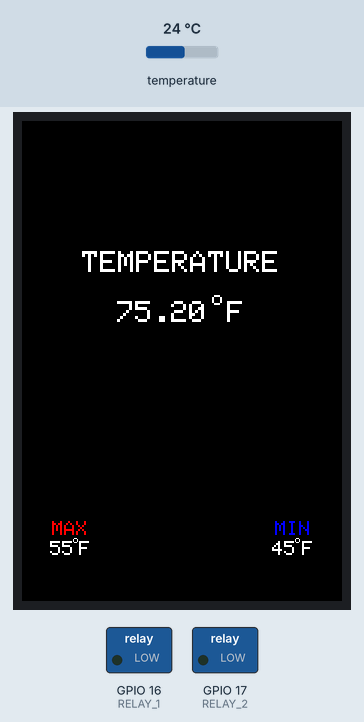
A sketch run on a simulated ESP32. On the bench: 320×480 colour display, switched loads named in the sketch (green lamp = pin HIGH). Inputs (shaded band) come from the test bench; at power-on: temperature 24 °C. WiFi joins after 1.5 s; servers stay silent unless stated; what the sketch prints to the serial monitor is not drawn.

Above: at 3.0 s.
3.1 s: temperature set to 29.6 °C
At 4.0 s:
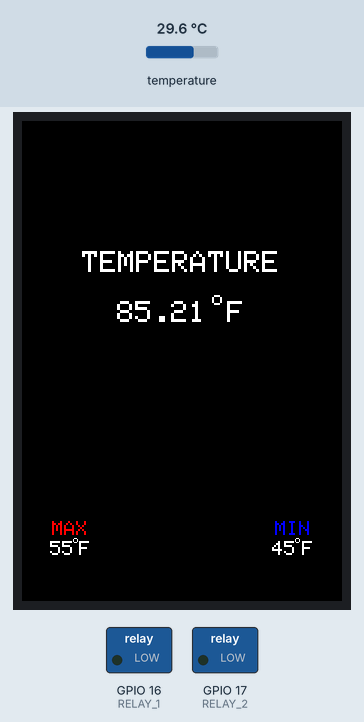
4.9 s: temperature set to 30.9 °C
At 5.6 s:
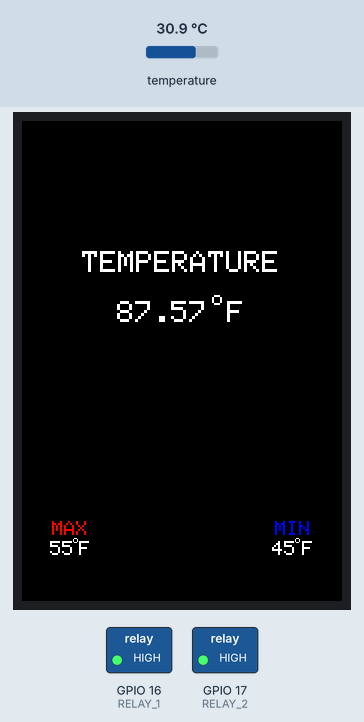
6.4 s: temperature set to 27.7 °C
At 7.2 s:
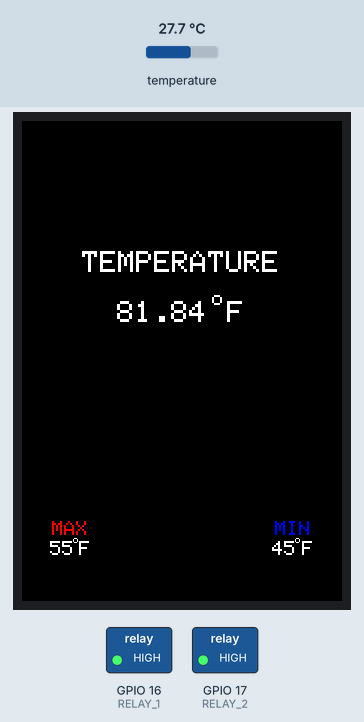
7.9 s: temperature set to 26.4 °C
At 8.7 s:
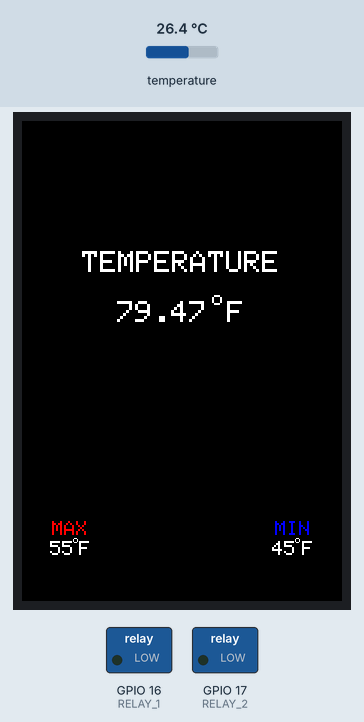
Timing chart, 0 to 10.5 s (numbered marks = the images above; inputs shaded):
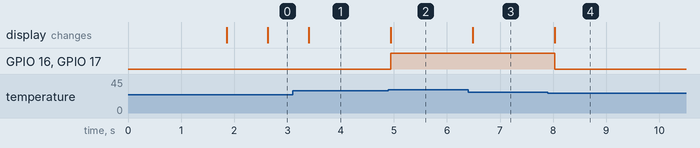

The sketch:

Cooler_Relay_IOT.ino
```cpp
#include <OneWire.h>
#include <DallasTemperature.h>
#include <SPI.h>
#include <TFT_eSPI.h>

#include <WiFi.h>
#include <WiFiClient.h>
#include <HTTPClient.h>
#include <WebServer.h>
#include <ESPmDNS.h>

// Ip for cooling system ESP: 172.20.10.5

const char* ssid1 = "AnandJ01";
const char* password = "midzooduncan";

#define EAP_IDENTITY "anand.jasti@student.csulb.edu" //if connecting from another corporation, use identity@organisation.domain in Eduroam
#define EAP_USERNAME "anand.jasti@student.csulb.edu" //oftentimes just a repeat of the identity
#define EAP_PASSWORD "s<uw$uNkHsCZ4;a" //your Eduroam password
const char* ssid = "eduroam"; // Eduroam SSID
int counter = 0;

WebServer server(80);

void handleRoot() {
  server.send(200, "text/plain", "hello from esp32!");
}

void handleNotFound() {
  // digitalWrite(led, 1);
  String message = "File Not Found\n\n";
  message += "URI: ";
  message += server.uri();
  message += "\nMethod: ";
  message += (server.method() == HTTP_GET) ? "GET" : "POST";
  message += "\nArguments: ";
  message += server.args();
  message += "\n";
  for (uint8_t i = 0; i < server.args(); i++) {
    message += " " + server.argName(i) + ": " + server.arg(i) + "\n";
  }
  server.send(404, "text/plain", message);
  // digitalWrite(led, 0);
}


// //These are color schemes for the ring meter.
// #define RED2RED 0
// #define GREEN2GREEN 1
// #define BLUE2BLUE 2
// #define BLUE2RED 3
// #define GREEN2RED 4
// #define RED2GREEN 5

// // Bit color for grey (does not exist with TFT)
// #define TFT_GREY  0x2104

//Defining GPIO ports for the 4-channel relay and the temperature sensor
#define RELAY_1     16
#define RELAY_2     17
#define RELAY_3     16
#define RELAY_4     17
#define SENSOR_PIN  21

OneWire oneWire(SENSOR_PIN);
DallasTemperature DS18B20(&oneWire);

//Variables for temperature F/C
float tempC;
float tempF;
float prevTemp;

//Temp variables roughly for 45-55 degrees F
int temphigh= 30;
int templow = 27;


//boolean range_error = 0;

TFT_eSPI tft = TFT_eSPI();
void setup() {
  Serial.begin(9600); // initialize serial
  DS18B20.begin();    // initialize the DS18B20 sensor

  WiFi.disconnect(true);  //disconnect form wifi to set new wifi connection
  WiFi.mode(WIFI_STA); //init wifi mode

  // Example1 (most common): a cert-file-free eduroam with PEAP (or TTLS)
  // WiFi.begin(ssid, WPA2_AUTH_PEAP, EAP_IDENTITY, EAP_USERNAME, EAP_PASSWORD);

  WiFi.begin(ssid1,password);

  while (WiFi.status() != WL_CONNECTED) {
    delay(500);
    Serial.print(".");
    counter++;
    if(counter>=60){ //after 30 seconds timeout - reset board
      ESP.restart();
    }
  }
  Serial.println("");
  Serial.println("WiFi connected");
  Serial.println("IP address set: ");
  Serial.println(WiFi.localIP()); //print LAN IP

  if (MDNS.begin("esp32")) {
    Serial.println("MDNS responder started");
  }

  server.on("/", handleRoot);

  server.on("/coolerTemperature", [](){
    server.send(200,"text/plain",String(tempF));
  });

  // server.onNotFound(handleNotFound);

  server.begin();
  Serial.println("HTTP server started");

  //Setting the pins for the relay as output pins
  pinMode(RELAY_1, OUTPUT);
  pinMode(RELAY_2, OUTPUT);

  //Draws and positions the label for 'TEMPERATURE'
  tft.init();
  tft.setTextSize(2);
  tft.fillScreen(TFT_BLACK);
  TextPrint("TEMPERATURE", TFT_WHITE, 60, 130, 3);

  //Displays the static value of the max temp (55 F)
  TextPrint("MAX", TFT_RED, 30, 400, 2);
  TextPrint("55", TFT_WHITE, 28, 420, 2);
  TextPrint("o", TFT_WHITE, 51, 415, 1);
  TextPrint("F", TFT_WHITE, 57, 420, 2);

  //Displays the static value of the min temp (45 F)
  TextPrint("MIN", TFT_BLUE, 253, 400, 2);
  TextPrint("45", TFT_WHITE, 250, 420, 2);
  TextPrint("o", TFT_WHITE, 273, 415, 1);
  TextPrint("F", TFT_WHITE, 280, 420, 2);

  //Shuts down 4-channel relay when board starts up
  digitalWrite(RELAY_1, LOW);
  digitalWrite(RELAY_2, LOW);
  digitalWrite(RELAY_3, LOW);
  digitalWrite(RELAY_4, LOW);
}

void loop() {

  if(WiFi.status() != WL_CONNECTED){
    WiFi.begin(ssid1);
  }
  counter = 0;
  while (WiFi.status() != WL_CONNECTED) { //during lost connection, print dots
    delay(500);
    Serial.print(".");
    counter++;
    if(counter>=60){ //30 seconds timeout - reset board
    ESP.restart();
    }
  }
  server.handleClient();

  // Command to grab value from temperature sensor
  DS18B20.requestTemperatures();
  tempC = DS18B20.getTempCByIndex(0);

  //Converting Celsius to Fahrenheit
  tempF = tempC * 9 / 5 + 32;

  prevTemp = 0;

  //Output value of temperature from Celsius to Fahrenheit in terminal
  Serial.print("Temperature: ");
  Serial.print(tempC);
  Serial.print(" C");
  Serial.print("  ~  ");
  Serial.print(tempF);
  Serial.println(" F");

  //This will display temperature (F) on the LCD screen
  if(tempC != prevTemp)
  {
    prevTemp = tempC;
    tft.fillRect(95,180,150,40,TFT_BLACK);
    tft.setTextColor(TFT_WHITE);    // print the temperature in °F
    tft.setTextSize(3);
    tft.setCursor(95, 180);
    tft.print(tempF);
    TextPrint("o", TFT_WHITE, 190, 170, 2);
    TextPrint("F", TFT_WHITE, 205, 180, 3);
  }

  //If temperature is less than 7 C(~45 F) the 2-Channel relay will turn off
  if(tempC < templow)
  {
    digitalWrite(RELAY_1, LOW);
    digitalWrite(RELAY_2, LOW);
    digitalWrite(RELAY_3, LOW);
    digitalWrite(RELAY_4, LOW);
  }

  //if temperature is more than 13 C(~45 F) the 2-Channel relay will turn on
  if(tempC > temphigh)
  {
    digitalWrite(RELAY_1, HIGH);
    digitalWrite(RELAY_2, HIGH);
    digitalWrite(RELAY_3, HIGH);
    digitalWrite(RELAY_4, HIGH);

  }


}

//Simple function that allows for easier text output LCD
void TextPrint(char *text, uint16_t color, int x, int y, int size)
{
  tft.setCursor(x, y);
  tft.setTextColor(color);
  tft.setTextSize(size);
  tft.setTextWrap(true);
  tft.print(text);
}
```

Measured:
- the behaviour switches between 30 and 30.1 °C on temperature (found by bisection; images 1 and 2)
- the behaviour switches between 27 and 26.9 °C on temperature (found by bisection; images 3 and 4)
- after the input at 3.1 s, the display: changes after 0.30 s (image 1)
- after the input at 4.9 s, GPIO 16 (RELAY_1), GPIO 17 (RELAY_2): LOW → HIGH after 0.05 s; the display: changes after 0.05 s (image 2)
- after the input at 6.4 s, the display: changes after 0.09 s (image 3)
- after the input at 7.9 s, GPIO 16 (RELAY_1), GPIO 17 (RELAY_2): HIGH → LOW after 0.13 s; the display: changes after 0.13 s (image 4)
